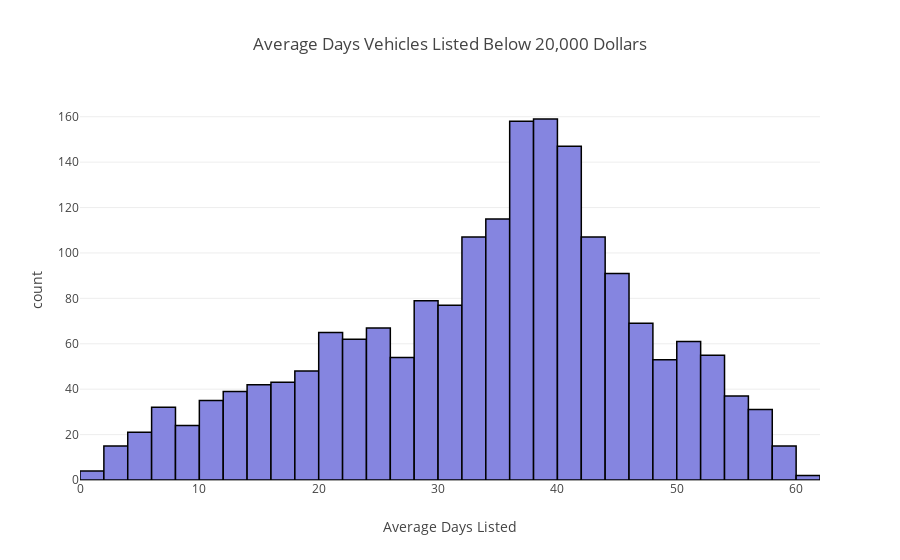

The code cell stored with this chart in its notebook:
### Code cell
# Filter average days listed by prices, for vehicles less than 60 days
avg_days_listed_price = df.groupby('price')['days_listed'].mean().reset_index()
avg_days_listed_price = avg_days_listed_price[avg_days_listed_price['days_listed'] <= 60]

# distribution of vehicles price more than 20,000 by days, and less 60 days
avg_days_listed_price_above_20000 = avg_days_listed_price[avg_days_listed_price['price'] >= 20000]

# distribution of vehicles price less than 20,000 by days, and less 60 days
avg_days_listed_price_below_20000 = avg_days_listed_price[avg_days_listed_price['price'] < 20000]

# create histograms
fig1 = pl.histogram(avg_days_listed_price_above_20000, x='days_listed', nbins=30, title='Average Days Vehicles Listed Above 20,000 Dollars', labels={'days_listed': 'Average Days Listed'}, color_discrete_sequence=['#33ccff'])

fig1.update_traces(marker_line_color='black', marker_line_width=1.5)
fig1.update_yaxes(range=[0, 160])

fig2 = pl.histogram(avg_days_listed_price_below_20000, x='days_listed', nbins=30, title='Average Days Vehicles Listed Below 20,000 Dollars', labels={'days_listed': 'Average Days Listed'}, color_discrete_sequence=['#8585e0'])

fig2.update_traces(marker_line_color='black', marker_line_width=1.5)
fig1.update_yaxes(range=[0, 160])

fig2.show()
fig1.show()

### Figure 1 — Plotly figure (JSON) as saved in the notebook; plotly's stock layout.template omitted (floating-point values rounded to 4 significant figures; data arrays with more than 128 entries replaced by an {"elided": "..."} marker saying what was removed)
{"data": [{"alignmentgroup": "True", "bingroup": "x", "hovertemplate": "Average Days Listed=%{x}<br>count=%{y}<extra></extra>", "legendgroup": "", "marker": {"color": "#8585e0", "line": {"color": "black", "width": 1.5}, "pattern": {"shape": ""}}, "name": "", "nbinsx": 30, "offsetgroup": "", "orientation": "v", "showlegend": false, "type": "histogram", "x": {"elided": "1914 float values"}, "xaxis": "x", "yaxis": "y"}], "layout": {"barmode": "relative", "legend": {"tracegroupgap": 0}, "title": {"text": "Average Days Vehicles Listed Below 20,000 Dollars"}, "xaxis": {"anchor": "y", "domain": [0, 1], "title": {"text": "Average Days Listed"}}, "yaxis": {"anchor": "x", "domain": [0, 1], "title": {"text": "count"}}}}
